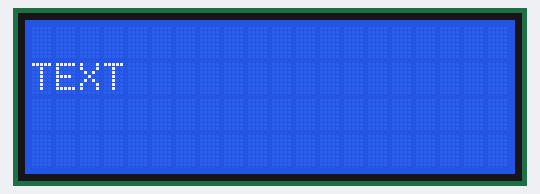
Bench run of a sketch on a simulated Arduino Uno, built with avr-gcc and run on an emulated ATmega328P. Parts: 20×4 character LCD.

Above: at 0.1 s.
At 1.2 s:
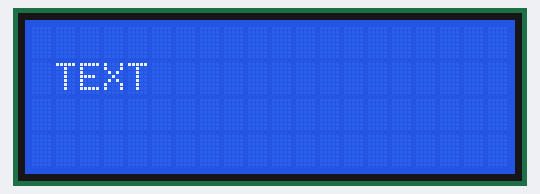
At 2.4 s:
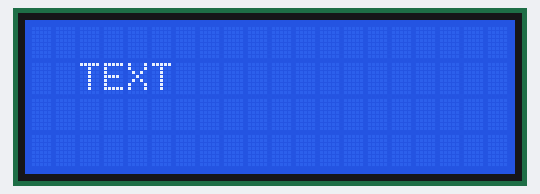
At 3.5 s:
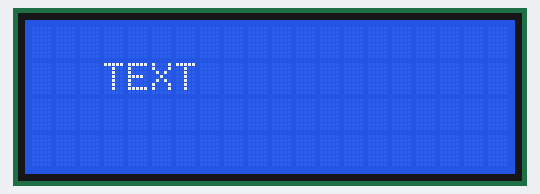
At 4.6 s:
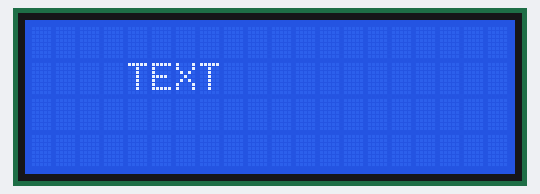

The sketch:

textrun.ino
```cpp
#include <LiquidCrystal_I2C.h>

LiquidCrystal_I2C lcd(0x27, 2, 1, 0, 4, 5, 6, 7, 3, POSITIVE);

void setup() {
  // put your setup code here, to run once:
  lcd.begin(20,4);
}

void loop() {
  // put your main code here, to run repeatedly:
  lcd.setCursor(0,1);
  lcd.print("TEXT");
  delay(1000);
  lcd.setCursor(0,1);
  lcd.print("                    ");
  delay(100);
  lcd.setCursor(0,1);
  lcd.print(" TEXT");
  delay(1000);
  lcd.setCursor(0,1);
  lcd.print("                    ");
  delay(100);
  lcd.setCursor(0,1);
  lcd.print("  TEXT");
  delay(1000);
  lcd.setCursor(0,1);
  lcd.print("                    ");
  delay(100);
  lcd.setCursor(0,1);
  lcd.print("   TEXT");
  delay(1000);
  lcd.setCursor(0,1);
  lcd.print("                    ");
  delay(100);
  lcd.setCursor(0,1);
  lcd.print("    TEXT");
  delay(1000);
  lcd.setCursor(0,1);
  lcd.print("                    ");
  delay(100);


}
```

Measured:
- by itself, everything shown: repeats every 5.6 s, in 10 steps
- what the display in image 1 shows lasts 1.0 s, from 1.2 s to 2.2 s
